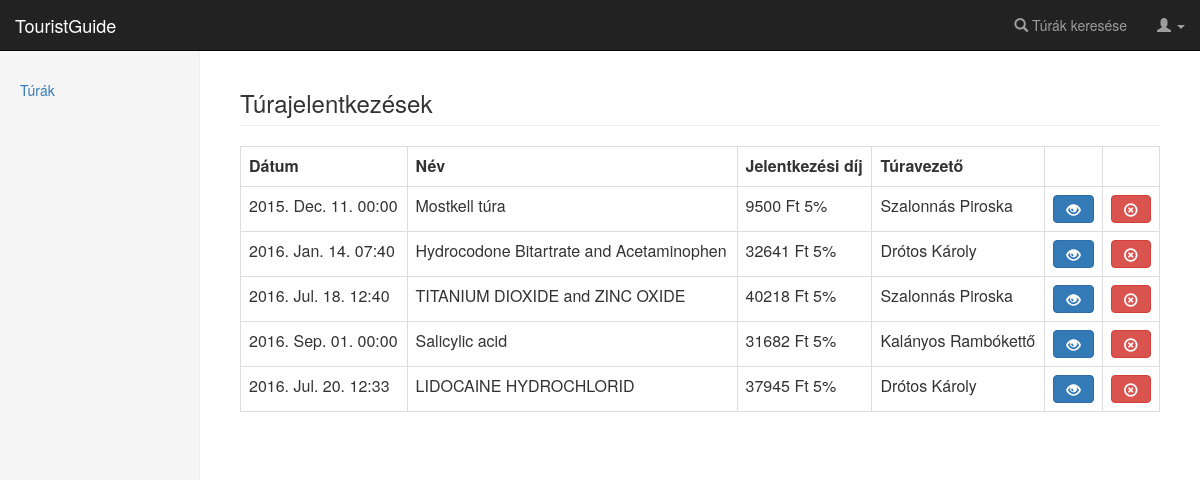
/registrations (signed in), run on the app's committed database.
### app/db/models.py (models this page shows, shortened)
class Tour(database.Model):
    __tablename__ = 'tours'
    id = database.Column(database.Integer, primary_key=True)
    name = database.Column(database.String(64), index=True)
    place = database.Column(database.String(64))
    start_datetime = database.Column(database.DateTime)
    end_datetime = database.Column(database.DateTime)
    images = database.Column(database.Text)
    experience_id = database.Column(
        database.Integer, database.ForeignKey('experiences.id')
    )
    experience = database.relationship(
        'Experience', backref=database.backref('tours', lazy='dynamic')
    )
    tour_guide_id = database.Column(
        database.Integer, database.ForeignKey('users.id')
    )
    tour_guide = database.relationship(
        'User', backref=database.backref('tours', lazy='dynamic')
    )
    description = database.Column(database.Text)
    price = database.Column(database.Integer)

class User(UserMixin, database.Model):
    __tablename__ = 'users'
    id = database.Column(database.Integer, primary_key=True)
    username = database.Column(database.String(64), unique=True, index=True)
    password = database.Column(database.String(40), nullable=False)
    fullname = database.Column(database.String(64), nullable=False)
    avatar_src = database.Column(database.String(100))
    birth = database.Column(database.Date)
    experience_id = database.Column(
        database.Integer, database.ForeignKey('experiences.id'))
    experience = database.relationship(
        'Experience', backref=database.backref('users', lazy='dynamic')
    )
    account_type_id = database.Column(
        database.Integer, database.ForeignKey('roles.id')
    )
    account_type = database.relationship(
        'Role', backref=database.backref('users', lazy='dynamic')
    )
    email = database.Column(database.String(100), nullable=False)
    phone = database.Column(database.String(11))
    allowance = database.Column(database.Integer)
    numoftours = database.Column(database.Integer)

### app/users/views.py (the view)
@users.route('/registrations')
@login_required
def registrations():
    regs = RegistrationDAO.get_registrations_of_user(current_user)
    results = []
    for reg in regs:
        results.append(TourDAO.get_tour_by_id(reg.tour_id))
    return render_template(
        'registrations.html', sidebar_items=sidebar_items, results=results, user=current_user)

### app/__init__.py (called while the page is built)
def create_app(config_name):
    app = Flask(__name__)
    app.config.from_object(config_name)
    bootstrap.init_app(app)
    database.init_app(app)
    loginmanager.init_app(app)
    mail.init_app(app)
    from .admin.views import admin as admin_blueprint
    from .basic.views import basic as basic_blueprint
    from .users.views import users as users_blueprint
    from .tours.views import tours_blueprint
    app.register_blueprint(basic_blueprint)
    app.register_blueprint(users_blueprint)
    app.register_blueprint(admin_blueprint)
    app.register_blueprint(tours_blueprint)
    @app.template_filter('literal_date')
    def _jinja2_filter_literal_date(date):
        return date.strftime("%Y. %b. %d.")
    @app.template_filter('time')
    def _jinja2_filter_literal_date(date):
        return date.strftime("%H:%M")
    return app

### app/db/models.py (called while the page is built)
@loginmanager.user_loader
def load_user(user_id):
    return User.query.get(int(user_id))

### app/db/registrationmanager.py (called while the page is built)
    @staticmethod
    def get_registrations_of_user(user):
        return Registration.query.filter_by(user_id=user.id).all()

### app/db/tourmanager.py (called while the page is built)
    @staticmethod
    def get_tour_by_id(tour_id):
        return Tour.query.get(tour_id)

### app/templates/registrations.html (shortened to what this page needs)
{% extends "base.html" %}
{% block page_content %}
<h3 class="page-header">Túrajelentkezések</h3>
{% if results %}
<table class="table table-bordered table-hover">
  <tr>
    <th>Dátum</th>
    <th>Név</th>
    <th>Jelentkezési díj</th>
    <th>Túravezető</th>
    <th></th>
    <th></th>
  </tr>
  {% for tour in results %}
  <tr>
    <td>{{ tour.start_datetime|literal_date }} {{ tour.start_datetime|time }}</td>
    <td>{{ tour.name }}</td>
    <td>{% if user.allowance is not none %}
           {{ (tour.price * ((100 - user.allowance)/100))|round|int }} Ft 5%
        {% else %}
           {{ tour.price }} Ft
        {% endif %}
    </td>
    <td>{{ tour.tour_guide.fullname }}</td>
    <td style="vertical-align: middle">
      <a href="{{ url_for('tours.view_tour', tour_id=tour.id) }}" class="btn btn-primary btn-block" role="button">
        <span class="glyphicon glyphicon-eye-open"></span>
      </a>
    </td>
    <td style="vertical-align: middle">
      <a href="{{ url_for('users.detach_from_tour', tour_id=tour.id) }}" class="btn btn-danger btn-block" role="button">
        <span class="glyphicon glyphicon-remove-circle"></span>
      </a>
    </td>
  </tr>
  {% endfor %}
</table>
{% else %}
<div class="alert alert-warning" role="alert">Még nem jelentkeztél egy túrára sem!</div>
{% endif %}
{% endblock page_content %}

### app/templates/base.html (shortened to what this page needs)
﻿{% extends "bootstrap/base.html" %}
{% block styles %}
{{ super() }}
    <link href="{{ url_for('static', filename='css/main.css') }}" rel="stylesheet">
{% endblock styles %}
{% block navbar %}
{% include "navbar.html" %}
{% endblock navbar %}
{% block content %}
<div class="container-fluid">
  <div class="row">
    <div class="col-sm-3 col-md-2 sidebar">
      {% set active_page = active_page %}
      {% include "sidebar.html" %}
    </div>
    <div class="col-sm-9 col-sm-offset-3 col-md-10 col-md-offset-2 main">
      {% block page_content %}
      {% endblock page_content %}
    </div>
  </div>
</div>
{% endblock content %}

### app/templates/navbar.html (shortened to what this page needs)
<nav class="navbar navbar-inverse navbar-fixed-top">
  <div class="container-fluid">
    <div class="navbar-header">
      <a class="navbar-brand" href="/">TouristGuide</a>
    </div>
    <div id="navbar" class="navbar-collapse collapse">
      <ul class="nav navbar-nav navbar-right">
        <li><a href="{{ url_for('tours.search_tours') }}"><span class="glyphicon glyphicon-search" aria-hidden="true"></span>
          Túrák keresése</a></li>
        {% if current_user.is_authenticated %}
        <li class="dropdown">
          <a href="#" class="dropdown-toggle" data-toggle="dropdown" role="button" aria-haspopup="true" aria-expanded="false">
            <span class="glyphicon glyphicon-user" aria-hidden="true"></span>
            <span class="caret"></span>
          </a>
        </li>
        {% else %}
        <li><a href="{{ url_for('users.register') }}"><span class="glyphicon glyphicon-edit" aria-hidden="true"></span>
          Regisztráció</a></li>
        <li><a href="{{ url_for('users.login') }}"><span class="glyphicon glyphicon-log-in" aria-hidden="true"></span>
          Bejelentkezés</a></li>
        {% endif %}
      </ul>
    </div>
  </div>
</nav>

### app/templates/sidebar.html
<ul class="nav nav-sidebar">
  {% for href, id, caption in sidebar_items -%}
  <li{% if id == active_page %} class="active"{% endif %}><a href="{{ href|e }}">{{ caption|e }}</a></li>
  {% endfor %}
</ul>

### app/static/css/main.css (style rules this page uses)
body { padding-top: 50px; }
.sidebar { display: none; }
@media (min-width: 768px) { .sidebar { position: fixed; top: 50px; bottom: 0; left: 0; z-index: 1000; display: block; padding: 20px; overflow-x: hidden; overflow-y: auto; background-color: #f5f5f5; border-right: 1px solid #eee; } }
.nav-sidebar { margin-right: -21px; margin-bottom: 20px; margin-left: -20px; }
.nav-sidebar > li > a { padding-right: 20px; padding-left: 20px; }
.main { padding: 20px; }
@media (min-width: 768px) { .main { padding-right: 40px; padding-left: 40px; } }
.main .page-header { margin-top: 0; }

### data on the page
Tour: start_datetime|literal_date "2015. Dec. 11.", start_datetime "00:00", name "Mostkell túra", (tour.price*((100-user.allowance)/100))|round|int "9500", tour_guide.fullname "Szalonnás Piroska"
Tour: start_datetime|literal_date "2016. Jan. 14.", start_datetime "07:40", name "Hydrocodone Bitartrate and Acetaminophen", (tour.price*((100-user.allowance)/100))|round|int "32641", tour_guide.fullname "Drótos Károly"
Tour: start_datetime|literal_date "2016. Jul. 18.", start_datetime "12:40", name "TITANIUM DIOXIDE and ZINC OXIDE", (tour.price*((100-user.allowance)/100))|round|int "40218", tour_guide.fullname "Szalonnás Piroska"
Tour: start_datetime|literal_date "2016. Sep. 01.", start_datetime "00:00", name "Salicylic acid", (tour.price*((100-user.allowance)/100))|round|int "31682", tour_guide.fullname "Kalányos Rambókettő"
Tour: start_datetime|literal_date "2016. Jul. 20.", start_datetime "12:33", name "LIDOCAINE HYDROCHLORID", (tour.price*((100-user.allowance)/100))|round|int "37945", tour_guide.fullname "Drótos Károly"

### other printed values
{{ caption|e }} "Túrák"
